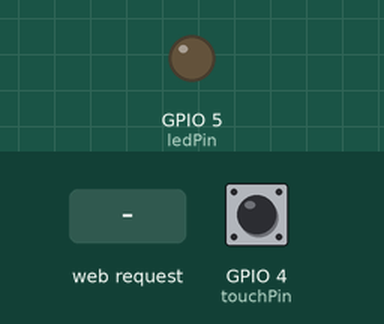
Bench run of a sketch on a simulated ESP32. Parts: output pins drawn as LEDs (lit = HIGH). Dashed ring = blinking. Inputs (shaded band) come from the test bench; at power-on: GPIO 4 (touchPin) HIGH. WiFi joins after 1.5 s; servers stay silent unless stated; what the sketch prints to the serial monitor is not drawn.

Above: at 2.7 s.
2.8 s: GPIO 4 (touchPin) pulled LOW for 0.15 s
4.4 s: HTTP request GET /arm received
5.9 s: GPIO 4 (touchPin) pulled LOW for 1 s
At 6.2 s:
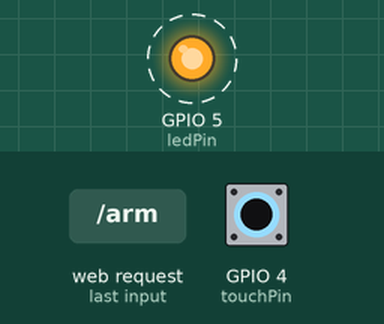
8.9 s: HTTP request GET /disarm received
At 8.9 s:
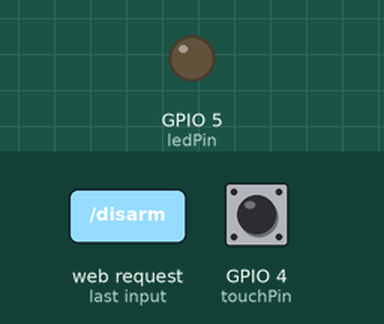
Timing chart, 0 to 11.4 s (numbered marks = the images above; inputs shaded):
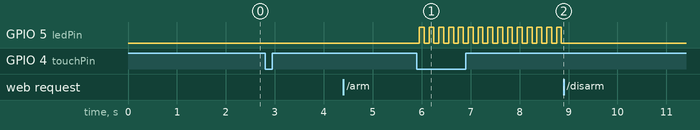

The sketch:

Sketch8.ino
```cpp
#include <WiFi.h>
#include <WebServer.h>

// ========== WiFi 配置 (STA 模式) ==========
const char* ssid = "iQOO Neo8 Pro";
const char* password = "hdrthitegogsru5786@!";

WebServer server(80);

// ========== 硬件引脚 ==========
const int touchPin = T0;       // 触摸引脚 (GPIO4)
const int ledPin = 5;          // 报警 LED (外接，串联 220Ω 电阻)

// ========== 系统状态变量 ==========
bool armed = false;            // 是否布防
bool alarmActive = false;      // 是否报警中 （改名避免冲突）

// ========== 触摸防抖与边缘检测 ==========
bool lastStableTouch = false;
bool currentRaw = false;
bool lastRaw = false;
unsigned long lastChangeTime = 0;
const unsigned long debounceDelay = 50;

// ========== LED 闪烁控制 ==========
unsigned long lastBlinkTime = 0;
const int blinkInterval = 100; // 闪烁间隔 100ms
bool ledState = false;

// ========== HTML 页面 ==========
void handleRoot() {
    String html = R"rawliteral(
<!DOCTYPE html>
<html lang="zh-CN">
<head>
  <meta charset="UTF-8">
  <meta name="viewport" content="width=device-width, initial-scale=1.0">
  <title>安防报警器</title>
  <style>
    * { margin: 0; padding: 0; box-sizing: border-box; }
    body {
      font-family: 'Segoe UI', Arial, sans-serif;
      background: linear-gradient(135deg, #1a1a2e, #16213e);
      min-height: 100vh;
      display: flex;
      justify-content: center;
      align-items: center;
    }
    .panel {
      background: rgba(255,255,255,0.1);
      backdrop-filter: blur(15px);
      border-radius: 30px;
      padding: 40px 30px;
      width: 90%;
      max-width: 400px;
      text-align: center;
      box-shadow: 0 15px 40px rgba(0,0,0,0.6);
    }
    h1 {
      color: #ffffff;
      font-weight: 300;
      margin-bottom: 30px;
      font-size: 2em;
    }
    .status-circle {
      width: 80px;
      height: 80px;
      border-radius: 50%;
      margin: 0 auto 25px;
      background: #555;
      transition: background 0.3s;
      box-shadow: 0 0 20px rgba(255,255,255,0.2);
    }
    .status-circle.armed { background: #ff9800; box-shadow: 0 0 25px #ff9800; }
    .status-circle.alarm { background: #f44336; box-shadow: 0 0 30px #f44336; animation: pulse 0.5s infinite alternate; }
    @keyframes pulse { from { transform: scale(1); } to { transform: scale(1.1); } }
    .btn-group {
      display: flex;
      justify-content: space-around;
      margin: 25px 0;
    }
    button {
      font-size: 1.2em;
      padding: 15px 25px;
      border: none;
      border-radius: 15px;
      cursor: pointer;
      font-weight: bold;
      letter-spacing: 1px;
      transition: transform 0.1s, box-shadow 0.2s;
    }
    button:active { transform: scale(0.95); }
    .arm-btn { background: #4CAF50; color: white; }
    .disarm-btn { background: #f44336; color: white; }
    .status-text {
      color: #ccc;
      font-size: 1.1em;
      margin-top: 15px;
    }
  </style>
</head>
<body>
  <div class="panel">
    <h1>安防报警器</h1>
    <div class="status-circle" id="statusLed"></div>
    <div class="btn-group">
      <button class="arm-btn" onclick="sendCmd('arm')">🔒 布防</button>
      <button class="disarm-btn" onclick="sendCmd('disarm')">🔓 撤防</button>
    </div>
    <div class="status-text" id="statusText">系统待命</div>
  </div>

  <script>
    function updateUI(state) {
      const led = document.getElementById('statusLed');
      const text = document.getElementById('statusText');
      led.className = 'status-circle';
      if (state === 'alarm') {
        led.classList.add('alarm');
        text.textContent = '⚠️ 报警中！请撤防';
      } else if (state === 'armed') {
        led.classList.add('armed');
        text.textContent = '🔒 已布防，触摸触发报警';
      } else {
        text.textContent = '🔓 已撤防，安全';
      }
    }

    function sendCmd(cmd) {
      fetch('/' + cmd)
        .then(response => response.text())
        .then(state => updateUI(state))
        .catch(err => console.error(err));
    }

    // 页面加载时获取初始状态
    fetch('/status')
      .then(response => response.text())
      .then(state => updateUI(state));
  </script>
</body>
</html>
)rawliteral";
    server.send(200, "text/html; charset=utf-8", html);
}

// ========== 控制端点 ==========
void handleArm() {
    armed = true;
    alarmActive = false;        // 改名
    ledState = false;
    digitalWrite(ledPin, LOW);
    server.send(200, "text/plain", "armed");
    Serial.println("🔒 已布防");
}

void handleDisarm() {
    armed = false;
    alarmActive = false;
    ledState = false;
    digitalWrite(ledPin, LOW);
    server.send(200, "text/plain", "disarmed");
    Serial.println("🔓 已撤防");
}

void handleStatus() {
    if (alarmActive) server.send(200, "text/plain", "alarm");
    else if (armed) server.send(200, "text/plain", "armed");
    else server.send(200, "text/plain", "disarmed");
}

// ========== 初始化 ==========
void setup() {
    Serial.begin(115200);

    pinMode(ledPin, OUTPUT);
    digitalWrite(ledPin, LOW);

    // 连接 WiFi (STA 模式)
    WiFi.begin(ssid, password);
    Serial.print("正在连接 WiFi");
    while (WiFi.status() != WL_CONNECTED) {
        delay(500);
        Serial.print(".");
    }
    Serial.println("\nWiFi 已连接");
    Serial.print("IP 地址: ");
    Serial.println(WiFi.localIP());

    // 初始化触摸状态
    lastRaw = (touchRead(touchPin) < 20);
    lastStableTouch = lastRaw;

    // HTTP 路由
    server.on("/", handleRoot);
    server.on("/arm", handleArm);
    server.on("/disarm", handleDisarm);
    server.on("/status", handleStatus);
    server.begin();
    Serial.println("🌐 HTTP 服务器已启动");
}

void loop() {
    server.handleClient();

    // -------- 触摸检测（防抖 + 边缘检测）--------
    int touchValue = touchRead(touchPin);
    currentRaw = (touchValue < 20);

    if (currentRaw != lastRaw) {
        lastChangeTime = millis();
        lastRaw = currentRaw;
    }

    if ((millis() - lastChangeTime) >= debounceDelay) {
        if (currentRaw != lastStableTouch) {
            lastStableTouch = currentRaw;

            if (lastStableTouch == true) {
                Serial.println("👆 触摸检测");
                if (armed && !alarmActive) {
                    alarmActive = true;     // 改名
                    Serial.println("🚨 报警触发！");
                }
            }
        }
    }

    // -------- 报警 LED 闪烁（非阻塞）--------
    if (alarmActive) {
        if (millis() - lastBlinkTime >= blinkInterval) {
            lastBlinkTime = millis();
            ledState = !ledState;
            digitalWrite(ledPin, ledState ? HIGH : LOW);
        }
    }
}
```

Measured:
- after the input at 2.8 s, every drawn part: stays the same
- after the input at 4.4 s, every drawn part: stays the same
- after the input at 5.9 s, GPIO 5 (ledPin): alternates HIGH for 0.10 s and LOW for 0.10 s, starting after 0.05 s
- after the input at 8.9 s, GPIO 5 (ledPin): stops changing and stays LOW
